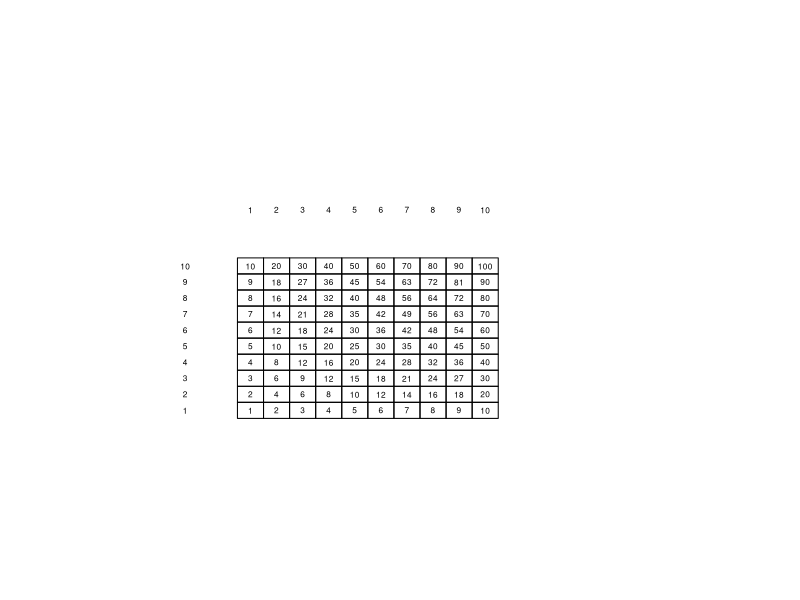
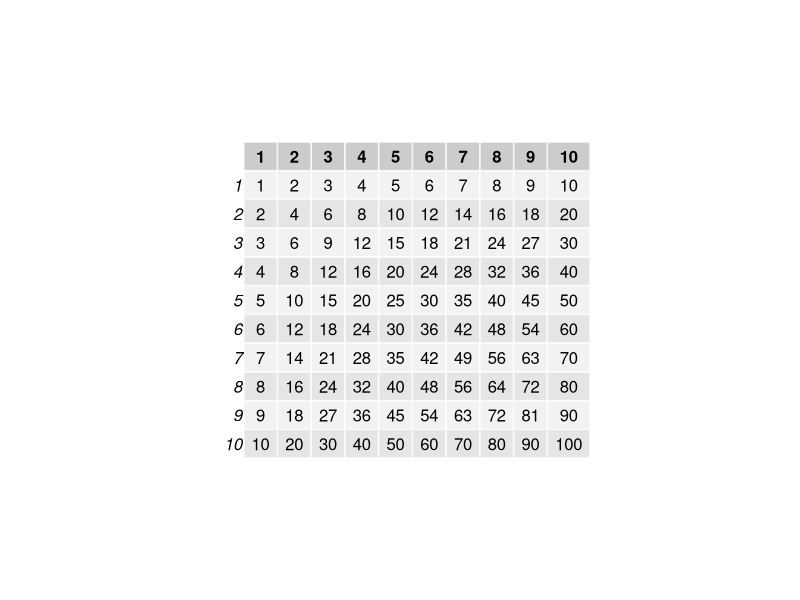

The R script that drew these images, in order:
library(gridExtra)
library(datasets)
#++++++++++++++++++++create result matrix 10*10 multiplication table +++++++++++++
# ++++++++++++++++++++++++++++++++++++++++++++++++++++++++++++++++++++++++++++++++
v1<- c(1,2,3,4,5,6,7,8,9,10)
v2<- c(1,2,3,4,5,6,7,8,9,10)

result<- matrix(nrow = 10, ncol =10,dimnames = list(dim1 = v1, dim2 = v2)) # create empty matrix 10*10
print(result)  
for (i in v1) {
  for (j in v2) {
    ij<- i*j
    # print(ij)
    result[i,j]<-ij
  }
}
print(result)

pdf("multiplication10-10.pdf")

plot(c(-4,20),c(-4,20),type = "n",axes="FALSE",ann="FALSE")

colpallet= colorRampPalette(c("red","blue"))
col_vec=colpallet(201)
ylength=nrow(result)
c_loc=c()
for( i in nrow(result):1){
  z=1
  for (j in 1:ncol(result)){
    if (i==nrow(result)){
      text(j+0.5, i+3, colnames(result)[[j]], cex=0.5)
    }
    # text(i-1.5, j-1.5, result[i,j], cex=0.5)
    print(result[i,j])
    text(j+0.5, i-0.5, result[i,j], cex=0.5, srt=360)
    
    loc=result[i,j]
    print(loc)
    c_loc<- append(c_loc,loc)
    x_coord= c(j,j+1,j+1,j)
    y_coord= c(i,i,i-1,i-1)  
    polygon(x_coord,y_coord)
  }
  z=z+1
  
  text(-1, i-0.5, row.names(result)[i], cex=0.5)
}

dev.off()
#++++++++++++++++++++save output in PDF file +++++++++++++++++++++++++++++++++++++

data("result") # Write your dataframe name that you want to print in pdf
pdf("1_result.pdf", height = 11, width = 11)
grid.table(result)
dev.off()
